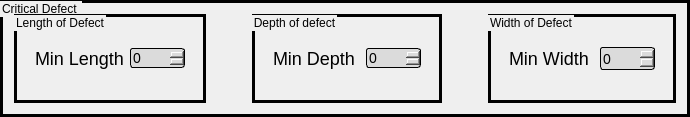
                                  <widget class="QGroupBox" name="groupBox_12">
                                   <property name="minimumSize">
                                    <size>
                                     <width>312</width>
                                     <height>59</height>
                                    </size>
                                   </property>
                                   <property name="maximumSize">
                                    <size>
                                     <width>1286</width>
                                     <height>206</height>
                                    </size>
                                   </property>
                                   <property name="styleSheet">
                                    <string notr="true">font: 16pt &quot;Mongolian Baiti&quot;;
border: 3px solid back</string>
                                   </property>
                                   <property name="title">
                                    <string>Critical Defect </string>
                                   </property>
                                   <layout class="QHBoxLayout" name="horizontalLayout_75">
                                    <item>
                                     <widget class="QGroupBox" name="groupBox_18">
                                      <property name="minimumSize">
                                       <size>
                                        <width>0</width>
                                        <height>61</height>
                                       </size>
                                      </property>
                                      <property name="maximumSize">
                                       <size>
                                        <width>16777215</width>
                                        <height>105</height>
                                       </size>
                                      </property>
                                      <property name="styleSheet">
                                       <string notr="true">font: 14pt &quot;Mongolian Baiti&quot;;
border: 3px solid back</string>
                                      </property>
                                      <property name="title">
                                       <string>Length of Defect</string>
                                      </property>
                                      <layout class="QVBoxLayout" name="verticalLayout_20">
                                       <item>
                                        <widget class="QFrame" name="frame_30">
                                         <property name="minimumSize">
                                          <size>
                                           <width>0</width>
                                           <height>0</height>
                                          </size>
                                         </property>
                                         <property name="maximumSize">
                                          <size>
                                           <width>16777215</width>
                                           <height>43</height>
                                          </size>
                                         </property>
                                         <property name="styleSheet">
                                          <string notr="true">border:no</string>
                                         </property>
                                         <property name="frameShape">
                                          <enum>QFrame::StyledPanel</enum>
                                         </property>
                                         <property name="frameShadow">
                                          <enum>QFrame::Raised</enum>
                                         </property>
                                         <layout class="QHBoxLayout" name="horizontalLayout_73">
                                          <item>
                                           <widget class="QLabel" name="label_50">
                                            <property name="styleSheet">
                                             <string notr="true">font-size:18px;
font: 13pt &quot;Mongolian Baiti&quot;;
border: no</string>
                                            </property>
                                            <property name="text">
                                             <string>Min Length</string>
                                            </property>
                                           </widget>
                                          </item>
                                          <item>
                                           <widget class="QSpinBox" name="Lenght_Critical">
                                            <property name="minimumSize">
                                             <size>
                                              <width>45</width>
                                              <height>20</height>
                                             </size>
                                            </property>
                                            <property name="maximumSize">
                                             <size>
                                              <width>56</width>
                                              <height>16777215</height>
                                             </size>
                                            </property>
                                            <property name="styleSheet">
                                             <string notr="true">background-color :rgb(219, 219, 219);
font-size:14px;
border-style: solid;
border-width: 1;
border-radius: 3;</string>
                                            </property>
                                            <property name="maximum">
                                             <number>1000</number>
                                            </property>
                                           </widget>
                                          </item>
                                         </layout>
                                        </widget>
                                       </item>
                                      </layout>
                                     </widget>
                                    </item>
                                    <item>
                                     <spacer name="horizontalSpacer_19">
                                      <property name="orientation">
                                       <enum>Qt::Horizontal</enum>
                                      </property>
                                      <property name="sizeType">
                                       <enum>QSizePolicy::Fixed</enum>
                                      </property>
                                      <property name="sizeHint" stdset="0">
                                       <size>
                                        <width>40</width>
                                        <height>20</height>
                                       </size>
                                      </property>
                                     </spacer>
                                    </item>
                                    <item>
                                     <widget class="QGroupBox" name="groupBox_17">
                                      <property name="minimumSize">
                                       <size>
                                        <width>0</width>
                                        <height>89</height>
                                       </size>
                                      </property>
                                      <property name="maximumSize">
                                       <size>
                                        <width>16777215</width>
                                        <height>105</height>
                                       </size>
                                      </property>
                                      <property name="styleSheet">
                                       <string notr="true">font: 14pt &quot;Mongolian Baiti&quot;;
border: 3px solid back</string>
                                      </property>
                                      <property name="title">
                                       <string>Depth of defect</string>
                                      </property>
                                      <layout class="QVBoxLayout" name="verticalLayout_23">
                                       <item>
                                        <widget class="QFrame" name="frame_83">
                                         <property name="maximumSize">
                                          <size>
                                           <width>16777215</width>
                                           <height>39</height>
                                          </size>
                                         </property>
                                         <property name="styleSheet">
                                          <string notr="true">border:no</string>
                                         </property>
                                         <property name="frameShape">
                                          <enum>QFrame::StyledPanel</enum>
                                         </property>
                                         <property name="frameShadow">
                                          <enum>QFrame::Raised</enum>
                                         </property>
                                         <layout class="QHBoxLayout" name="horizontalLayout_74">
                                          <item>
                                           <widget class="QLabel" name="label_52">
                                            <property name="styleSheet">
                                             <string notr="true">font-size:18px;
font: 13pt &quot;Mongolian Baiti&quot;;
border: no</string>
                                            </property>
                                            <property name="text">
                                             <string>Min Depth </string>
                                            </property>
                                           </widget>
                                          </item>
                                          <item>
                                           <widget class="QSpinBox" name="Depth_Critical">
                                            <property name="minimumSize">
                                             <size>
                                              <width>45</width>
                                              <height>20</height>
                                             </size>
                                            </property>
                                            <property name="maximumSize">
                                             <size>
                                              <width>56</width>
                                              <height>16777215</height>
                                             </size>
                                            </property>
                                            <property name="styleSheet">
                                             <string notr="true">background-color :rgb(219, 219, 219);
font-size:14px;
border-style: solid;
border-width: 1;
border-radius: 3;</string>
                                            </property>
                                            <property name="maximum">
                                             <number>1000</number>
                                            </property>
                                           </widget>
                                          </item>
                                         </layout>
                                        </widget>
                                       </item>
                                      </layout>
                                     </widget>
                                    </item>
                                    <item>
                                     <spacer name="horizontalSpacer_20">
                                      <property name="orientation">
                                       <enum>Qt::Horizontal</enum>
                                      </property>
                                      <property name="sizeType">
                                       <enum>QSizePolicy::Fixed</enum>
                                      </property>
                                      <property name="sizeHint" stdset="0">
                                       <size>
                                        <width>40</width>
                                        <height>20</height>
                                       </size>
                                      </property>
                                     </spacer>
                                    </item>
                                    <item>
                                     <widget class="QGroupBox" name="groupBox_13">
                                      <property name="minimumSize">
                                       <size>
                                        <width>0</width>
                                        <height>89</height>
                                       </size>
                                      </property>
                                      <property name="maximumSize">
                                       <size>
                                        <width>16777215</width>
                                        <height>105</height>
                                       </size>
                                      </property>
                                      <property name="styleSheet">
                                       <string notr="true">font: 14pt &quot;Mongolian Baiti&quot;;
border: 3px solid back</string>
                                      </property>
                                      <property name="title">
                                       <string>Width of Defect</string>
                                      </property>
                                      <layout class="QVBoxLayout" name="verticalLayout_25">
                                       <item>
                                        <widget class="QFrame" name="frame_21">
                                         <property name="minimumSize">
                                          <size>
                                           <width>0</width>
                                           <height>0</height>
                                          </size>
                                         </property>
                                         <property name="maximumSize">
                                          <size>
                                           <width>16777215</width>
                                           <height>41</height>
                                          </size>
                                         </property>
                                         <property name="baseSize">
                                          <size>
                                           <width>0</width>
                                           <height>0</height>
                                          </size>
                                         </property>
                                         <property name="styleSheet">
                                          <string notr="true">border:no</string>
                                         </property>
                                         <property name="frameShape">
                                          <enum>QFrame::StyledPanel</enum>
                                         </property>
                                         <property name="frameShadow">
                                          <enum>QFrame::Raised</enum>
                                         </property>
                                         <layout class="QHBoxLayout" name="horizontalLayout_72">
                                          <item>
                                           <widget class="QLabel" name="label_51">
                                            <property name="styleSheet">
                                             <string notr="true">font-size:18px;
font: 13pt &quot;Mongolian Baiti&quot;;
border: no</string>
                                            </property>
                                            <property name="text">
                                             <string>Min Width </string>
                                            </property>
                                           </widget>
                                          </item>
                                          <item>
                                           <widget class="QSpinBox" name="Width_critical">
                                            <property name="minimumSize">
                                             <size>
                                              <width>45</width>
                                              <height>20</height>
                                             </size>
                                            </property>
                                            <property name="maximumSize">
                                             <size>
                                              <width>56</width>
                                              <height>24</height>
                                             </size>
                                            </property>
                                            <property name="styleSheet">
                                             <string notr="true">background-color :rgb(219, 219, 219);
font-size:14px;
border-style: solid;
border-width: 1;
border-radius: 3;</string>
                                            </property>
                                            <property name="maximum">
                                             <number>1000</number>
                                            </property>
                                           </widget>
                                          </item>
                                         </layout>
                                        </widget>
                                       </item>
                                      </layout>
                                     </widget>
                                    </item>
                                   </layout>
                                  </widget>
